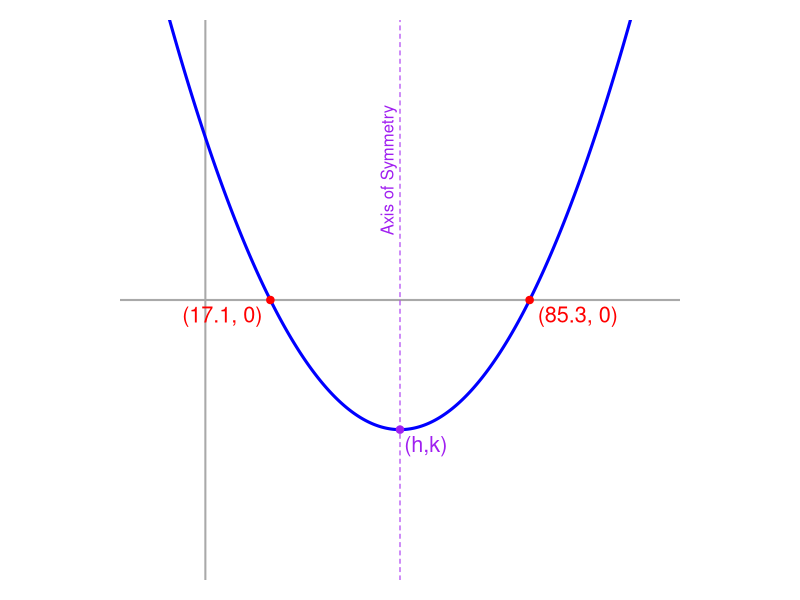

This figure's R source:
## ---- chunk 1

while(T){
    roots = round(sort(runif(2,10,90)),1)
    wid = (roots[2]-roots[1])/2
    k = -abs(wid)
    h = mean(roots)
    r = roots[1]
    s = roots[2]
    if(abs(diff(roots))>10 && h-2*wid<0 && h%%0.1==0){break}
}


# # y = a*(x-h)^2+k
# # y = ax^2 - 2ahx + ah^2+k
# 
# # y = a(x-r)(x-s)
# # y = a(x^2-(r+s)x+rs)
# # y = ax^2 - a(r+s)x + ars
# 
# # ah^2+k = ars
# # a = -k/(h^2-rs)
# # a = k/(rs-h^2)

a = k/(r*s-h^2)

hposs = (sample(-4:0,1)+0:4)*0.3+h

achx = paste0("$x=",sprintf("%0.1f",hposs),"$")
achy = paste0("$y=",sprintf("%0.1f",hposs),"$")

cch = paste0("$x=",sprintf("%0.1f",h),"$")

ach = as.vector(rbind(achx,achy))
sol = paste0(1*(ach==cch),collapse="")
al = paste0("* ",ach,collapse="\n")


## ---- chunk 2
par(mar=c(1,1,1,1),pty="s")
plot(0,0,"n",xlim=c(h-2*wid,h+2*wid),ylim=c(-2*wid,2*wid),axes=F,ann=F)

abline(h=0,lwd=2,col="darkgrey")
abline(v=0,lwd=2,col="darkgrey")

x = seq(h-2*wid,h+2*wid,wid/100)
y = a*(x-h)^2+k

lines(x,y,col="blue",lwd=3)
points(roots,c(0,0),col="red",pch=19)
text(roots[1],0,paste0("(",sprintf("%0.1f",roots[1]),", 0)"),col="red",adj=c(1.1,1.4),cex=1.3)
text(roots[2],0,paste0("(",sprintf("%0.1f",roots[2]),", 0)"),col="red",adj=c(-0.1,1.4),cex=1.3)

abline(v=h,lty=2,col="purple")
text(h,wid,"Axis of Symmetry",srt=90,col="purple",adj=c(0.5,-0.5))
# text(h,wid,"x = h",srt=90,col="purple",adj=c(0.5,1.5))

points(h,k,col="purple",pch=19)
text(h,k,"(h,k)",adj=c(-0.1,1.4),col="purple",cex=1.3)
